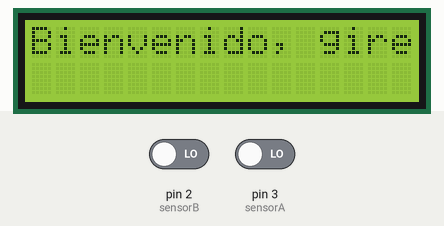
Recording of a sketch running on a simulated Arduino Uno, built with avr-gcc and run on an emulated ATmega328P. Shown: 16×2 character LCD. The inputs (shaded band) are chosen by the test bench; at power-on: pin 3 (sensorA) LOW, pin 2 (sensorB) LOW. What the sketch prints to the serial monitor is not drawn.

Above: at 1.2 s.
1.3 s: pin 3 (sensorA) driven HIGH
At 2.5 s:
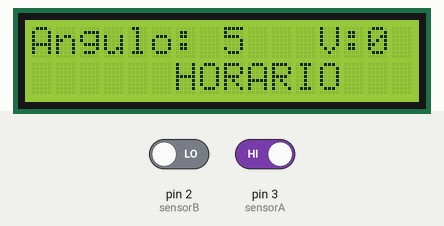
Timing chart, 0 to 4.3 s (numbered marks = the images above; inputs shaded):
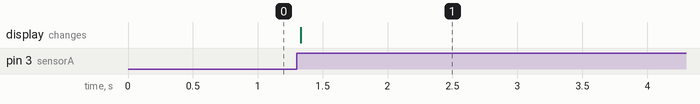

Measured:
- after the input at 1.3 s, the display: changes at once (image 1)

The sketch:

CodigoEncoder.ino
```cpp
#include <LiquidCrystal_I2C.h>
#include <Wire.h>

LiquidCrystal_I2C lcd(0x27,16,2);

int sensorA= 3;
int sensorB= 2;

volatile int pulso=0;
int contadorAnter=0;
int vueltas=0;
int angulo=0;

void setup() {
  pinMode(sensorB,INPUT);
  attachInterrupt(digitalPinToInterrupt(sensorA), interrupA, RISING);
  Serial.begin(57600);
  lcd.init();
  lcd.backlight();
  lcd.print("Bienvenido, gire");

}

void loop() {
  if(abs(pulso) == 1){
    lcd.setCursor(0,0);
    lcd.print("Angulo: ");
    lcd.setCursor(12,0);
    lcd.print("V:");
  }
if( pulso != contadorAnter){
  angulo=360*(abs(pulso)-vueltas*72)/72;
  vueltas=abs(pulso)/72;

  lcd.setCursor(8,0);
  lcd.print("   ");
  lcd.setCursor(8,0);
  lcd.print(angulo);
  lcd.setCursor(14,0);
  lcd.print("  ");
  lcd.setCursor(14,0);
  lcd.print(vueltas);

  Serial.println(angulo);
  if( pulso > contadorAnter){
    lcd.setCursor(2,1);
    lcd.print("    HORARIO");
  }
  else{
    lcd.setCursor(2,1);
    lcd.print("ANTIHORARIO");
  }
  contadorAnter=pulso;
}
}

void interrupA(){
  if(digitalRead(sensorB) == LOW){
      pulso++;
    }
    else{
      pulso--;
    }
}
```
